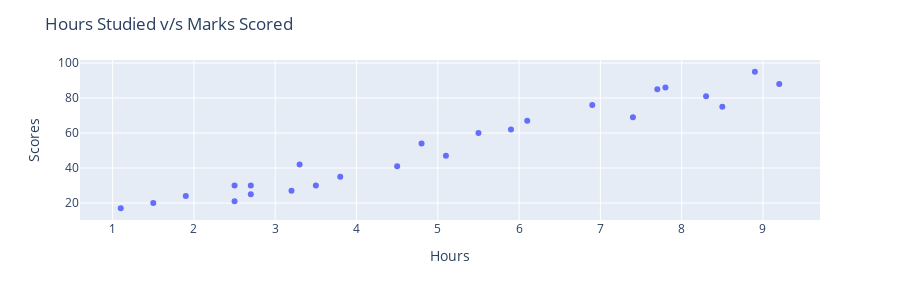

Notebook source saved alongside this figure:
### Code cell
fig = px.scatter(data,x="Hours", y="Scores")
fig.update_layout(
    height=300,
    title_text='Hours Studied v/s Marks Scored'
)
fig.show()

### Figure 1 — Plotly figure (JSON) as saved in the notebook; plotly's stock layout.template omitted (floating-point values rounded to 4 significant figures)
{"data": [{"hovertemplate": "Hours=%{x}<br>Scores=%{y}<extra></extra>", "legendgroup": "", "marker": {"color": "#636efa", "symbol": "circle"}, "mode": "markers", "name": "", "orientation": "v", "showlegend": false, "type": "scatter", "x": [2.5, 5.1, 3.2, 8.5, 3.5, 1.5, 9.2, 5.5, 8.3, 2.7, 7.7, 5.9, 4.5, 3.3, 1.1, 8.9, 2.5, 1.9, 6.1, 7.4, 2.7, 4.8, 3.8, 6.9, 7.8], "xaxis": "x", "y": [21, 47, 27, 75, 30, 20, 88, 60, 81, 25, 85, 62, 41, 42, 17, 95, 30, 24, 67, 69, 30, 54, 35, 76, 86], "yaxis": "y"}], "layout": {"height": 300, "legend": {"tracegroupgap": 0}, "margin": {"t": 60}, "title": {"text": "Hours Studied v/s Marks Scored"}, "xaxis": {"anchor": "y", "domain": [0, 1], "title": {"text": "Hours"}}, "yaxis": {"anchor": "x", "domain": [0, 1], "title": {"text": "Scores"}}}}
